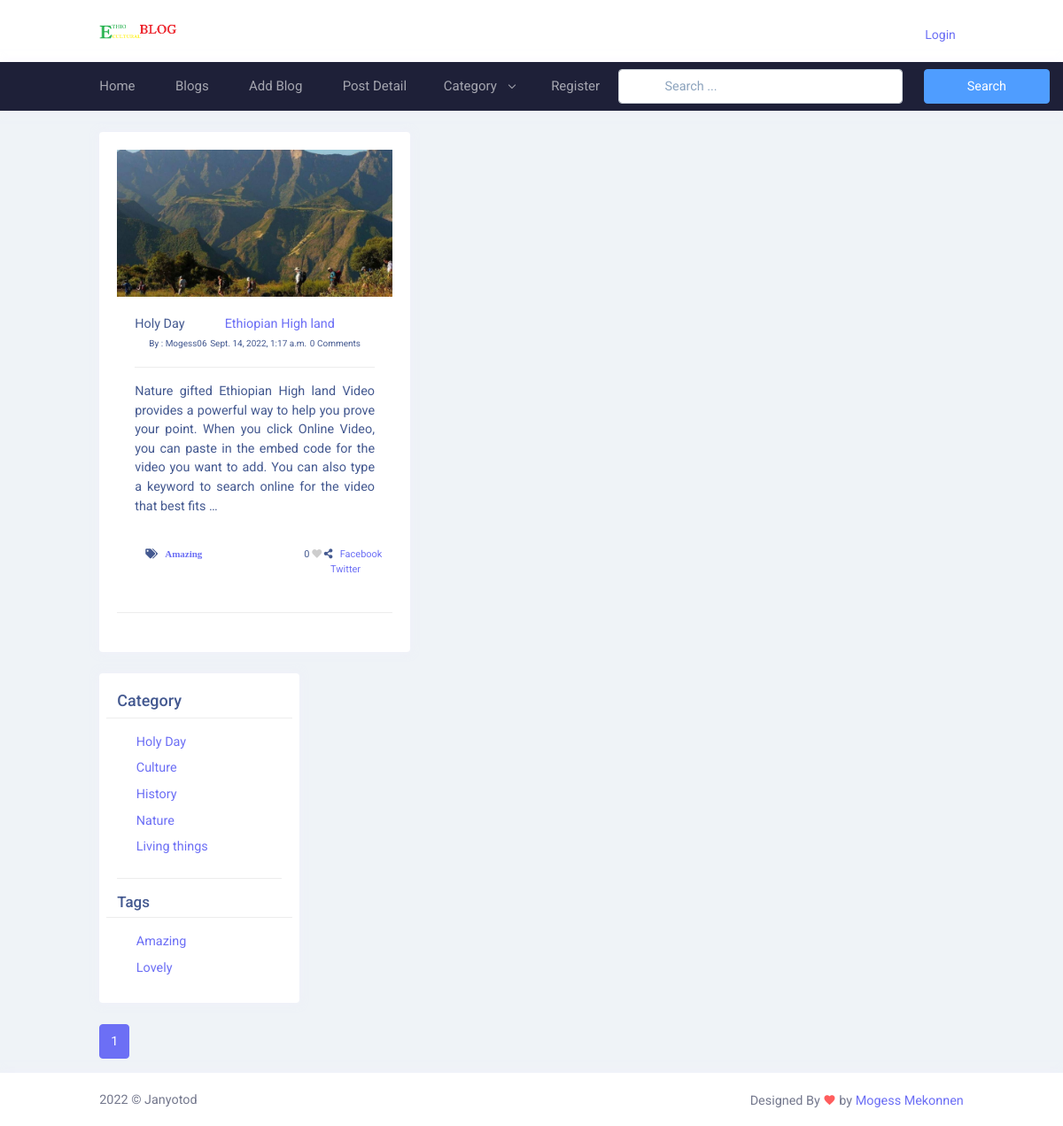
The page /tag_blogs/amazing/ on the database its author committed.
### blog/models.py (models this page shows, shortened)
class Blog(models.Model):
    user = models.ForeignKey(
        User,
        related_name='user_blogs',
        on_delete=models.CASCADE,
    )
    category = models.ForeignKey(
        Category,
        related_name='Category_blogs',
        on_delete=models.CASCADE,
    )
    likes = models.ManyToManyField(
        User,
        related_name='user_likes',
        blank=True,
        )
    tags = models.ManyToManyField(
        Tag,
        related_name='tag_blogs',
        blank=True
    )
    title = models.CharField(
        max_length=250
    )
    slug = models.SlugField(null=True, blank=True)
    banner = models.ImageField(upload_to='blog_banner')
    description = models.TextField()
    created_date = models.DateTimeField(auto_now_add=True)

class Category(models.Model):
    title = models.CharField(max_length=150, unique=True)
    slug = models.SlugField(null=True, blank=True)
    create_date = models.DateField(auto_now_add=True)

class  Tag(models.Model):
    title = models.CharField(max_length=150)
    slug = models.SlugField(null=True, blank=True)
    create_date = models.DateField(auto_now_add=True)

### user_profile/models.py (models this page shows, shortened)
class User(AbstractUser):
    email = models.EmailField(
        max_length=150,
        unique=True,
        error_messages={
            "unique": "The email must be unique"
        }
    )
    profile_image = models.ImageField(
        null=True,
        blank=True,
        upload_to="profile_images"
    )
    REQUIRED_FIELDS = ["email"]
    objects = CustomUserManager()

### blog/views.py (the view)
# urls.py: path('tag_blogs/<str:slug>/', tag_blogs, name='tag_blogs'),
def tag_blogs(request, slug):
    tag = get_object_or_404(Tag, slug=slug)
    queryset = tag.tag_blogs.all()
    tags = Tag.objects.order_by('-create_date')[:5]
    page = request.GET.get('page', 1)
    paginator = Paginator(queryset, 2)
    all_blogs = Blog.objects.order_by('-created_date')[:5]
    try:
        blogs = paginator.page(page)
    except EmptyPage:
        blogs = paginator.page(1)
    except PageNotAnInteger:
         blogs = paginator.page(1)
    context = {
        "blogs": blogs,
        "tags": tags,
        "all_blogs":all_blogs
    }
    return render(request, 'tag_blogs.html', context)

### blog/context_processors.py (called while the page is built)
def get_all_category(request):
    categories = Category.objects.all()
    context = {
        "Categories": categories
    }
    return context

### templates/tag_blogs.html (shortened to what this page needs)
{% extends 'base.html'%}
{% load static %}
{% block content %}
<div class="main-content">
  <div class="page-content">
    <div class="container-fluid">
      <div class="row">
        <div class="col-xl-9 col-sm-6">
          <div class="row">
            {% for blog in blogs %}
            <div class="col-xl-6">
              <div class="card">
                <div class="card-body">
                  <div class="text-center">
                    {% include 'blog_card.html' %}
                    <hr class="my-4" />
                  </div>
                </div>
              </div>
              {% endfor %}
            </div>
          </div>
          {% include 'right_sidebar.html' %}
          <div class="col-12" style="text-align: center">
            {% include 'pagination.html' %}
          </div>
        </div>
        {% endblock content %}

### templates/blog_card.html
{% load static %}
      <div>
        <img
          src="{{blog.banner.url}}"
          class="img-fluid"
          alt="Responsive image"
        />
      </div>
      <div class="card-body">
        <span class="float-lg-start" >{{blog.category.title}}</span>
        <a class="float-lg-center"  href="{% url 'blog_details' blog.slug %}" >{{blog.title}}</a>
        <br />
        <span style="font-size: 10px"
          >By : {{blog.user.username}}</span
        >
        <span style="font-size: 10px">{{blog.created_date}}</span>
        <span style="font-size: 10px"
          >{{blog.blog_comments.all.count}} Comments</span
        >
        <hr />
        <p style="text-align: justify">{{blog.description|truncatewords:50}}</p>
      </div>
      <div class="row"  style="font-size:11px">
        <div class="col-6">
          <ul class="post-tags float-lg-start">
            {% if blog.tags.all.count > 0 %}
            {% for tags in blog.tags.all %}
            <li class="fa fa-tags" >
              &nbsp; <a href="#">{{tags.title }}</a>
            </li>
            {% endfor %} {% else %} None {% endif %}
          </ul>
        </div>
        <div class="col-6">
           <ul class="post-share">
              <span id="like_count">{{blog.likes.count}}</span>
              {% if liked_by %}
              <a class="fa fa-heart" id="like-icon" data-blog="{{blog.id}}" href="javascript:void(0);" ></a>
                {% else %}
                  <a class="fa fa-heart empty-heart" href="javascript:void(0);" id="like-icon" data-blog="{{blog.id}}" ></a
              >
              {% endif %}
              <li class="fa fa-share-alt"></li>
              <a href="">&nbsp;&nbsp;Facebook</a>
              <a href="">&nbsp;&nbsp;Twitter</a>
            </ul>
        </div>
      </div>
    </div>

### templates/right_sidebar.html
<div class="col-xl-3 col-sm-6" style="width: 250px">
  <div class="card">
    <div class="card-body">
      <div class="row">
        <h4 class="form-label h5">Category</h4>
        <hr />
        {% for category in Categories %}
        <div class="d-flex flex-wrap gap-3">
          <div class="form-check mb-2">
            <a href="{% url 'category_blogs' category.slug %}"
              >{{category.title}}</a
            >
          </div>
        </div>
        {% endfor %}
      </div>
      <hr />
      <div class="row">
        <h4 class="card-title">Tags</h4>
        <hr />
        {% for tag in tags %}
        <div class="d-flex flex-wrap gap-3">
          <div class="form-check mb-2">
            <a href="{% url 'tag_blogs' tag.slug %}">{{tag.title}}</a>
          </div>
        </div>
        {% endfor %}
      </div>
    </div>
  </div>
</div>

### assets/css/main.css (style rules this page uses)
.empty-heart { color:#CDCDCD !important; }
.fa-heart { color:crimson; }

### rows shown on the page
Blog: banner (picture), category "Holy Day", title "Ethiopian High land", user.username "Mogess06", created_date "Sept. 14, 2022, 1:17 a.m.", blog_comments.all.count "0", description "Nature gifted Ethiopian High land Video provides a powerful way to help you prove your point. When you click Online Video, you can paste in the embed code for the video you want to add. You can also type a keyword to search online for the video that best fits …", likes.count "0"
Tag: title "Amazing"
Category: title "Holy Day"
Category: title "Culture"
Category: title "History"
Category: title "Nature"
Category: title "Living things"
Tag: title "Lovely"

### other values the page prints
{{ page }} "1"
